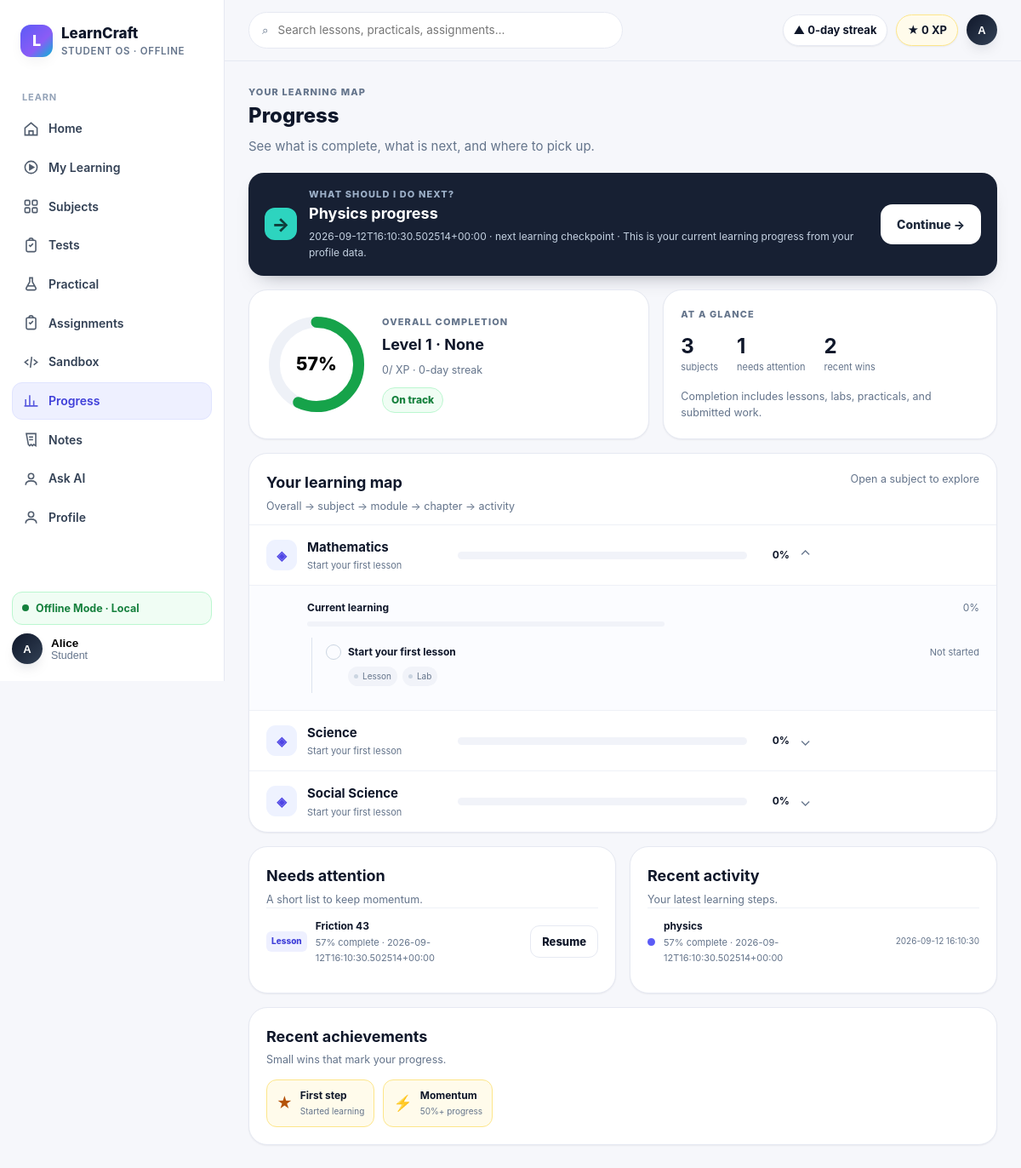
The page /progress (signed in) on the database as committed earlier.
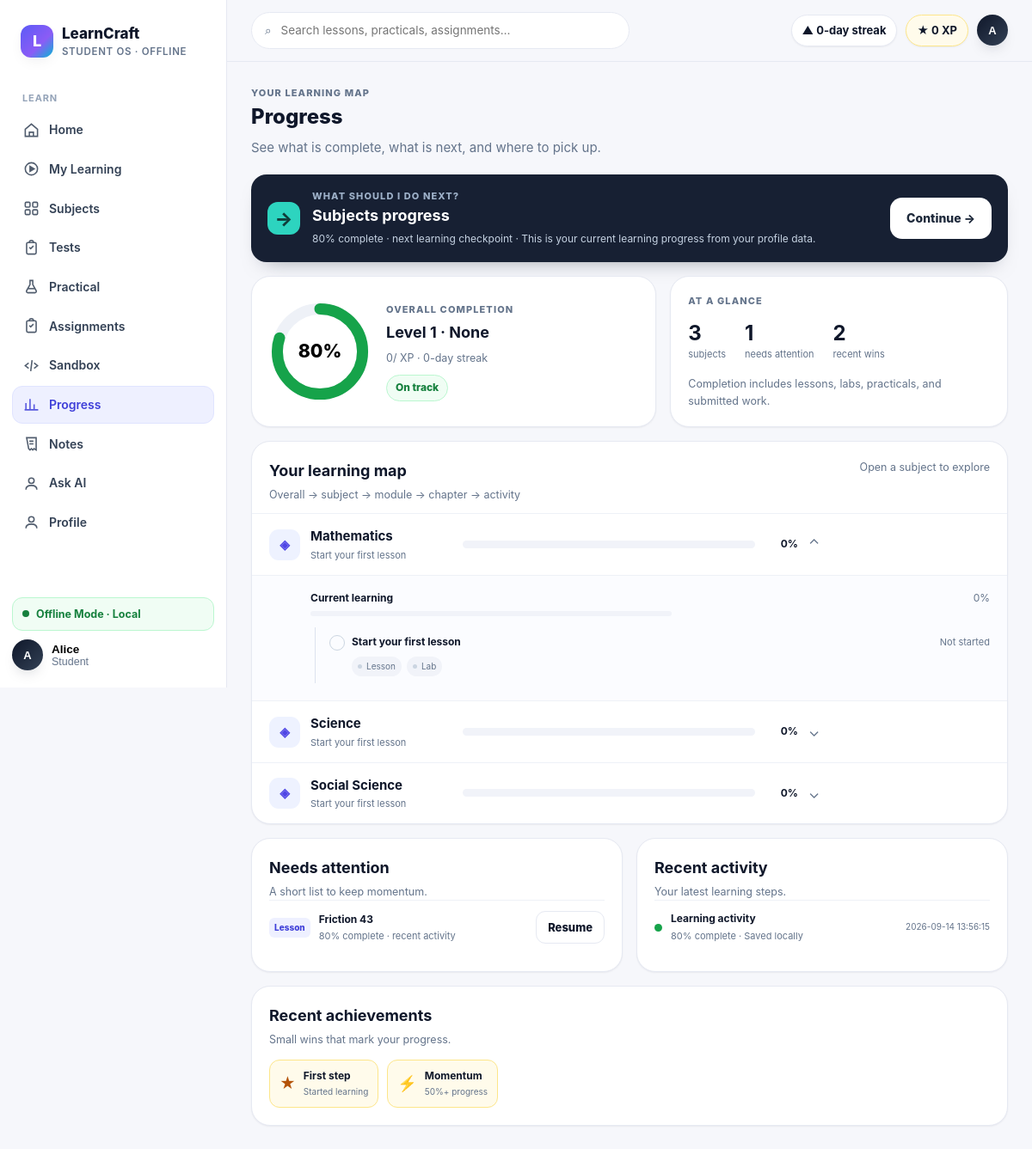
The same page on the database as committed later.
### tables this page shows
CREATE TABLE users (
            id INTEGER PRIMARY KEY AUTOINCREMENT,
            name TEXT NOT NULL,
            email TEXT NOT NULL UNIQUE,
            password_hash TEXT NOT NULL,
            role TEXT NOT NULL DEFAULT 'STUDENT',
            avatar TEXT,
            bio TEXT,
            created_at TIMESTAMP NOT NULL DEFAULT CURRENT_TIMESTAMP,
            updated_at TIMESTAMP NOT NULL DEFAULT CURRENT_TIMESTAMP
        );

CREATE TABLE academic_subjects (
            subject_id TEXT PRIMARY KEY,
            board TEXT NOT NULL,
            class_level TEXT NOT NULL,
            academic_year TEXT NOT NULL,
            slug TEXT NOT NULL,
            name TEXT NOT NULL,
            description TEXT NOT NULL DEFAULT '',
            source_version TEXT NOT NULL,
            UNIQUE(board, class_level, academic_year, slug)
        );

CREATE TABLE learning_progress (
            id INTEGER PRIMARY KEY AUTOINCREMENT,
            user_id INTEGER NOT NULL,
            subject_slug TEXT,
            chapter_id TEXT,
            lesson_id TEXT,
            status TEXT NOT NULL DEFAULT 'not_started',
            percent_complete INTEGER NOT NULL DEFAULT 0,
            score REAL DEFAULT 0,
            last_activity TEXT,
            created_at TIMESTAMP NOT NULL DEFAULT CURRENT_TIMESTAMP,
            updated_at TIMESTAMP NOT NULL DEFAULT CURRENT_TIMESTAMP,
            UNIQUE(user_id, lesson_id),
            FOREIGN KEY (user_id) REFERENCES users(id) ON DELETE CASCADE
        );

### app/main.py (the view)
@app.route("/progress")
@require_auth
def progress():
    user = current_user()
    dashboard = build_user_progress_dashboard(user["id"])
    return render_template("pages/progress.html", title="Progress",
                           subjects=dashboard["subjects"], weekly=[],
                           progress_subjects=[{
                               "name": s["name"],
                               "slug": s["slug"],
                               "icon": s["icon"],
                               "bg": s["bg"],
                               "color": s["color"],
                               "progress": s["progress"],
                               "current_chapter": s["current_chapter"],
                               "modules": [{
                                   "title": "Current learning",
                                   "progress": s["progress"],
                                   "chapters": [{
                                       "title": s["current_chapter"],
                                       "progress": s["progress"],
                                       "status": "Completed" if s["progress"] >= 100 else ("In Progress" if s["progress"] > 0 else "Not started"),
                                       "activity": [
                                           {"name": "Lesson", "status": "Completed" if s["progress"] >= 100 else ("In progress" if s["progress"] > 0 else "Not started")},
                                           {"name": "Lab", "status": "Completed" if s["progress"] >= 100 else ("In progress" if s["progress"] > 0 else "Not started")},
                                       ]
                                   }]
                               }]
                           } for s in dashboard["subjects"]],
                           next_action=dashboard["next_action"], pending_work=dashboard["pending_work"],
                           activity_history=dashboard["activity_history"],
                           achievements=dashboard["achievements"], **shell_ctx("progress", user))

### app/database/connection.py (called while the page is built)
def resolve_db_path():
    configured = os.environ.get("LEARNCRAFT_DB_PATH")
    if configured:
        return Path(configured)
    return DATA_DIR / "learncraft.db"

def get_connection():
    db_path = resolve_db_path()
    db_path.parent.mkdir(parents=True, exist_ok=True)
    connection = sqlite3.connect(db_path)
    connection.row_factory = sqlite3.Row
    return connection

def _row_to_dict(row):
    return dict(row) if row else None

def get_user_by_id(user_id):
    connection = get_connection()
    user = connection.execute("SELECT * FROM users WHERE id = ?", (int(user_id),)).fetchone()
    connection.close()
    return _row_to_dict(user)

def user_payload(user):
    if not user:
        return None
    user_data = dict(user)
    user_data.pop("password_hash", None)
    return user_data

def get_user_progress(user_id):
    connection = get_connection()
    rows = connection.execute(
        "SELECT * FROM learning_progress WHERE user_id = ? ORDER BY updated_at DESC",
        (int(user_id),),
    ).fetchall()
    connection.close()
    return [dict(row) for row in rows]

### app/main.py (called while the page is built, shortened)
def current_user():
    user_id = session.get("user_id")
    if not user_id:
        return None
    return user_payload(get_user_by_id(user_id))

def require_auth(view):
    @wraps(view)
    def wrapped(*args, **kwargs):
        user = current_user()
        return view(*args, **kwargs)
    return wrapped

def build_student_profile(user=None):
    profile = {"name": "Student", "roll_no": "Student", "avatar": "LC", "level": 1,
               "xp": 0, "streak_days": 0, "overall_progress": 0, "rank": None}
    if user is None:
        return profile
    rows = get_user_progress(user["id"])
    completed = sum(row["status"] == "completed" for row in rows)
    overall = round(sum(row["percent_complete"] for row in rows) / len(rows)) if rows else 0
    profile.update({"name": user.get("name") or "Student", "avatar": (user.get("avatar") or "LC").upper(),
                   "roll_no": user.get("roll_no") or "Student", "xp": completed * 100,
                   "overall_progress": overall, "level": 1 + completed // 5})
    return profile

def shell_ctx(active, user=None):
    return dict(nav=M.NAV, student=build_student_profile(user), active=active, pending_count=0)

### app/services/content_catalog.py (called while the page is built)
def _read_feature(filename: str) -> dict:
    path = FEATURES_DIR / filename
    if not path.exists():
        return {"subjects": []}
    return _read_json(path)

### frontend/templates/pages/progress.html
{% extends "base.html" %}{% from "components.html" import progressbar, badge %}
{% block content %}
<div class="page-head"><div><div class="eyebrow">Your learning map</div><div class="h1">Progress</div><p>See what is complete, what is next, and where to pick up.</p></div></div>
<section class="next-action"><div class="next-action-mark">→</div><div class="next-action-copy"><div class="eyebrow">What should I do next?</div><div class="h2">{{ next_action.title }}</div><p>{{ next_action.detail }} · {{ next_action.reason }}</p></div><a class="btn btn-primary" href="{{ next_action.href }}">{{ next_action.action }} →</a></section>
<div class="progress-overview"><section class="card overall-progress"><svg class="ring" viewBox="0 0 100 100"><circle cx="50" cy="50" r="42" fill="none" stroke="#EEF1F7" stroke-width="11"/><circle cx="50" cy="50" r="42" fill="none" stroke="#16A34A" stroke-width="11" stroke-linecap="round" stroke-dasharray="{{ student.overall_progress * 2.64 }} 264" transform="rotate(-90 50 50)"/><text x="50" y="56" text-anchor="middle" font-size="18" font-weight="800">{{ student.overall_progress }}%</text></svg><div><div class="eyebrow">Overall completion</div><div class="h2" style="margin-top:4px">Level {{ student.level }} · {{ student.rank }}</div><p class="caption">{{ student.xp }}/{{ student.xp_next }} XP · {{ student.streak_days }}-day streak</p><span class="badge ok">On track</span></div></section><section class="card overview-summary"><div class="eyebrow">At a glance</div><div class="summary-items"><div><b>{{ progress_subjects|length }}</b><span>subjects</span></div><div><b>{{ pending_work|length }}</b><span>needs attention</span></div><div><b>{{ achievements|selectattr('earned')|list|length }}</b><span>recent wins</span></div></div><div class="caption">Completion includes lessons, labs, practicals, and submitted work.</div></section></div>
<section class="progress-map"><div class="section-heading"><div><div class="h2">Your learning map</div><p class="caption">Overall → subject → module → chapter → activity</p></div><span class="caption">Open a subject to explore</span></div>{% for subject in progress_subjects %}<details class="progress-subject" {% if loop.first %}open{% endif %} data-search="{{ subject.name }}"><summary><span class="subject-icon" style="background:{{ subject.bg }};color:{{ subject.color }}">{{ subject.icon }}</span><span class="subject-name"><b>{{ subject.name }}</b><small>{{ subject.current_chapter }}</small></span><span class="subject-bar">{{ progressbar(subject.progress) }}</span><strong>{{ subject.progress }}%</strong><span class="summary-chevron">⌄</span></summary><div class="module-list">{% for module in subject.modules %}<div class="progress-module"><div class="module-head"><b>{{ module.title }}</b><span>{{ module.progress }}%</span></div>{{ progressbar(module.progress) }}<div class="chapter-list">{% for chapter in module.chapters %}<div class="progress-chapter"><div class="chapter-head"><span class="completion-dot {{ 'complete' if chapter.status == 'Completed' else ('current' if chapter.status == 'In Progress' else '') }}">{{ '✓' if chapter.status == 'Completed' else ('•' if chapter.status == 'In Progress' else '') }}</span><b>{{ chapter.title }}</b><span class="caption">{{ chapter.status }}</span></div><div class="activity-list">{% for activity in chapter.activity %}<span class="activity-chip {{ 'done' if activity.status == 'Completed' else ('current' if activity.status == 'In progress' else '') }}"><i></i>{{ activity.name }}</span>{% endfor %}</div></div>{% endfor %}</div></div>{% endfor %}</div></details>{% endfor %}</section>
<div class="progress-lower"><section class="card"><div class="section-heading"><div><div class="h2">Needs attention</div><p class="caption">A short list to keep momentum.</p></div></div>{% for item in pending_work %}<div class="pending-row"><span class="pending-kind">{{ item.kind }}</span><div><b>{{ item.title }}</b><small>{{ item.detail }}</small></div><a class="btn btn-secondary btn-sm" href="{{ item.href }}">{{ item.action }}</a></div>{% endfor %}</section><section class="card"><div class="section-heading"><div><div class="h2">Recent activity</div><p class="caption">Your latest learning steps.</p></div></div>{% for item in activity_history %}<div class="history-row"><span class="history-dot {{ item.tone }}"></span><div><b>{{ item.title }}</b><small>{{ item.detail }}</small></div><time>{{ item.time }}</time></div>{% endfor %}</section></div>
<section class="card achievements-section"><div class="section-heading"><div><div class="h2">Recent achievements</div><p class="caption">Small wins that mark your progress.</p></div></div><div class="achievement-strip">{% for a in achievements %}{% if a.earned %}<div class="achievement-mini"><span>{{ a.icon }}</span><div><b>{{ a.name }}</b><small>{{ a.desc }}</small></div></div>{% endif %}{% endfor %}</div></section>
{% endblock %}

### frontend/templates/base.html (shortened to what this page needs)
<!DOCTYPE html>
<html lang="en">
<head>
<link rel="stylesheet" href="/static/css/design-system.css">
</head>
<body>
{% from "components.html" import icon %}
<div class="shell">
  <aside class="sidebar" id="sidebar">
    <div class="brand"><div class="brand-mark">L</div><div><div class="brand-name">LearnCraft</div><div class="brand-sub">Student OS · Offline</div></div></div>
    <nav class="nav">
      <div class="nav-label">Learn</div>
      {% for item in nav %}
      <a class="nav-item {% if active == item.slug %}active{% endif %}" href="{{ item.href }}">{{ icon(item.icon) }}{{ item.label }}
      </a>
      {% endfor %}
    </nav>
    <div class="side-foot">
      <div class="offline-pill" data-network-pill><span class="dot pulse"></span><span>Offline Mode · Local</span></div>
      <div class="profile-menu-wrap sidebar-profile-wrap">
        <button class="mini-profile profile-trigger" type="button" aria-expanded="false" aria-controls="sidebarProfileMenu">
          <div class="avatar">{{ student.avatar }}</div>
          <div><div style="font-weight:800;font-size:13.5px">{{ student.name }}</div><div class="caption">{{ student.roll_no }}</div></div>
        </button>
      </div>
    </div>
  </aside>
  <div class="main">
    <div class="topbar">
      <div class="search">⌕ <input id="globalSearch" placeholder="Search lessons, practicals, assignments…" oninput="filterCards(this.value)"></div>
      <div class="top-actions">
        <span class="pill">▲ {{ student.streak_days }}-day streak</span>
        <span class="pill xp">★ {{ student.xp }} XP</span>
        <div class="profile-menu-wrap top-profile-wrap">
          <button class="profile-trigger top-profile-trigger" type="button" aria-expanded="false" aria-controls="topProfileMenu">
            <div class="avatar">{{ student.avatar }}</div>
          </button>
        </div>
      </div>
    </div>
    <div class="content">{% block content %}{% endblock %}</div>
  </div>
</div>
</body>
</html>

### frontend/templates/components.html (shortened to what this page needs)
{% macro icon(name) -%}
{% if name == 'home' %}<svg viewBox="0 0 24 24" fill="none" stroke="currentColor" stroke-width="2"><path d="M3 10.5 12 3l9 7.5V21H3z"/><path d="M9 21v-6h6v6"/></svg>
{% elif name == 'play' %}<svg viewBox="0 0 24 24" fill="none" stroke="currentColor" stroke-width="2"><circle cx="12" cy="12" r="9"/><path d="M10 8.5v7l6-3.5z" fill="currentColor"/></svg>
{% elif name == 'grid' %}<svg viewBox="0 0 24 24" fill="none" stroke="currentColor" stroke-width="2"><rect x="3" y="3" width="7" height="7" rx="1.5"/><rect x="14" y="3" width="7" height="7" rx="1.5"/><rect x="3" y="14" width="7" height="7" rx="1.5"/><rect x="14" y="14" width="7" height="7" rx="1.5"/></svg>
{% elif name == 'flask' %}<svg viewBox="0 0 24 24" fill="none" stroke="currentColor" stroke-width="2"><path d="M9 3h6M10 3v6l-5 9a2 2 0 0 0 1.8 3h10.4A2 2 0 0 0 19 18l-5-9V3"/><path d="M7.5 15h9"/></svg>
{% elif name == 'clip' %}<svg viewBox="0 0 24 24" fill="none" stroke="currentColor" stroke-width="2"><rect x="5" y="4" width="14" height="17" rx="2"/><path d="M9 4a3 3 0 0 1 6 0M9 11l2 2 4-4"/></svg>
{% elif name == 'code' %}<svg viewBox="0 0 24 24" fill="none" stroke="currentColor" stroke-width="2"><path d="m8 8-5 4 5 4M16 8l5 4-5 4M13 4l-2 16"/></svg>
{% elif name == 'chart' %}<svg viewBox="0 0 24 24" fill="none" stroke="currentColor" stroke-width="2"><path d="M4 20V10M10 20V4M16 20v-8M22 20H2"/></svg>
{% elif name == 'note' %}<svg viewBox="0 0 24 24" fill="none" stroke="currentColor" stroke-width="2"><path d="M5 3h14v18l-3-2-2 2-2-2-2 2-2-2z"/><path d="M9 8h6M9 12h6"/></svg>
{% elif name == 'user' %}<svg viewBox="0 0 24 24" fill="none" stroke="currentColor" stroke-width="2"><circle cx="12" cy="8" r="4"/><path d="M4 21c0-4 3.6-6 8-6s8 2 8 6"/></svg>
{% else %}<svg viewBox="0 0 24 24" fill="none" stroke="currentColor" stroke-width="2"><circle cx="12" cy="12" r="9"/></svg>
{% endif %}
{%- endmacro %}
{% macro progressbar(pct) -%}
<div class="pbar" role="progressbar" aria-valuenow="{{ pct }}" aria-valuemin="0" aria-valuemax="100"><i style="width:{{ pct }}%"></i></div>
{%- endmacro %}

Rows that differ between the two databases and show on the page:
changed learning_progress: title "physics" → "Learning activity"; detail "57% complete · 2026-09-12T16:10:30.502514+00:00" → "80% complete · Saved locally"; time "2026-09-12 16:10:30" → "2026-09-14 13:56:15"
Other text that changed with them:
{{ next_action.title }}: "Physics progress" → "Subjects progress"
{{ next_action.detail }}: "2026-09-12T16:10:30.502514+00:00 · next learning checkpoint" → "80% complete · next learning checkpoint"
{{ student.overall_progress }}: "57" → "80"
new list line: "Lesson Friction 43 80% complete · recent activity Resume"
list line gone: "Lesson Friction 43 57% complete · 2026-09-12T16:10:30.502514+00:00 Resume"
